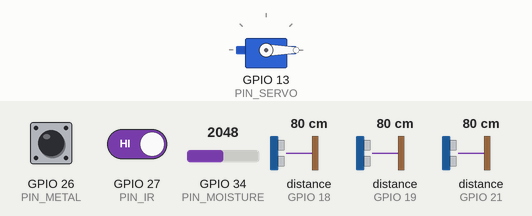
Recording of a sketch running on a simulated ESP32. Shown: servo. The inputs (shaded band) are chosen by the test bench; at power-on: GPIO 27 (PIN_IR) HIGH, GPIO 26 (PIN_METAL) HIGH, GPIO 34 (PIN_MOISTURE) = 2048, distance to the obstacle (sensors on GPIO 18, GPIO 19, GPIO 21) 80 cm. The echo pulse lasts 58.3 µs per cm; WiFi joins after 1.5 s; servers stay silent unless stated; no MQTT or app messages arrive unless stated; what the sketch prints to the serial monitor is not drawn.

Above: at 2.7 s.
2.8 s: GPIO 27 (PIN_IR) driven LOW
At 3.8 s:
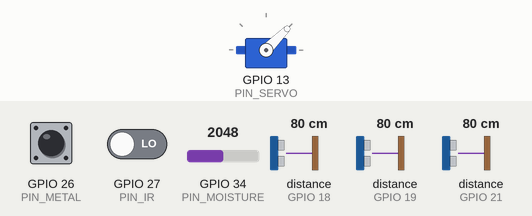
Timing chart, 0 to 5.8 s (numbered marks = the images above; inputs shaded):
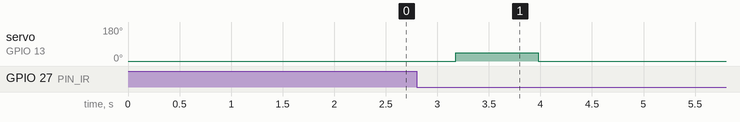

Measured:
- after the input at 2.8 s, servo on GPIO 13 (PIN_SERVO): 0° → 45° after 0.38 s, → 0° 0.80 s later

The sketch:

esp32_waste_node.ino
```cpp
/*
 * ESP32 sensor node - REFERENCE SKETCH (UNTESTED)
 * ------------------------------------------------
 * Status: this sketch has NOT been compiled, flashed, or tested on real
 * hardware. It is a starting point showing how a future ESP32 node could
 * publish readings in the JSON format the dashboard already accepts.
 *
 * Libraries (Arduino Library Manager):
 *   - PubSubClient  (Nick O'Leary)
 *   - ArduinoJson   (Benoit Blanchon, v7)
 *   - ESP32Servo    (Kevin Harrington)
 *
 * Payload published to MQTT_TOPIC (must match the dashboard's MQTT_TOPIC):
 *   {"device_id":"esp32-node-01","ir":true,"moisture":63.2,"metal":false,
 *    "fill":{"wet":42.0,"dry":18.5,"metal":7.0}}
 *
 * Design note: the dashboard classifies every reading it receives. So that
 * the diverter can react without a network round-trip, this node mirrors the
 * same simple rules locally. Keep MOISTURE_THRESHOLD in sync with the value
 * configured on the dashboard.
 *
 * Do not commit real Wi-Fi or MQTT credentials. Replace the placeholder
 * values below only in your local copy, just before flashing.
 */

#include <WiFi.h>
#include <PubSubClient.h>
#include <ArduinoJson.h>
#include <ESP32Servo.h>

// ---- Credentials: fill in locally, never commit real values -------------
const char* WIFI_SSID     = "YOUR_WIFI_SSID";
const char* WIFI_PASSWORD = "YOUR_WIFI_PASSWORD";
const char* MQTT_HOST     = "192.168.1.10";   // PC running the broker
const uint16_t MQTT_PORT  = 1883;
const char* MQTT_USER     = "";               // leave empty if not used
const char* MQTT_PASS     = "";
const char* MQTT_TOPIC    = "smartwaste/sensors";
const char* DEVICE_ID     = "esp32-node-01";

// ---- Proposed pin mapping (see README) ------------------------------------
const int PIN_IR          = 27;  // IR obstacle sensor, active LOW
const int PIN_METAL       = 26;  // inductive sensor via optocoupler, active LOW
const int PIN_MOISTURE    = 34;  // capacitive moisture sensor (ADC1, input only)
const int PIN_SERVO       = 13;  // servo signal (servo powered from separate 5 V)
const int TRIG[3]         = {25, 32, 33};  // HC-SR04 trigger: wet, dry, metal
const int ECHO[3]         = {18, 19, 21};  // HC-SR04 echo (5 V -> 3.3 V divider!)

// ---- Calibration: measure these on your own sensors ---------------------
const int   MOISTURE_RAW_DRY   = 3200;   // ADC reading in dry air (example only)
const int   MOISTURE_RAW_WET   = 1300;   // ADC reading in water   (example only)
const float MOISTURE_THRESHOLD = 60.0;   // keep in sync with dashboard
const float BIN_DEPTH_CM       = 30.0;   // sensor-to-bottom distance when empty
const float BIN_FULL_GAP_CM    = 3.0;    // distance that counts as 100 % full

// ---- Servo angles: keep in sync with SERVO_ANGLE_* on the dashboard ------
const int ANGLE_IDLE = 0, ANGLE_WET = 45, ANGLE_DRY = 90, ANGLE_METAL = 135;

WiFiClient wifiClient;
PubSubClient mqtt(wifiClient);
Servo diverter;
bool itemWasPresent = false;

float readMoisturePercent() {
  long sum = 0;
  for (int i = 0; i < 10; i++) { sum += analogRead(PIN_MOISTURE); delay(5); }
  float raw = sum / 10.0;
  float pct = (MOISTURE_RAW_DRY - raw) * 100.0 / (MOISTURE_RAW_DRY - MOISTURE_RAW_WET);
  return constrain(pct, 0.0, 100.0);
}

float readFillPercent(int idx) {
  digitalWrite(TRIG[idx], LOW);  delayMicroseconds(2);
  digitalWrite(TRIG[idx], HIGH); delayMicroseconds(10);
  digitalWrite(TRIG[idx], LOW);
  unsigned long us = pulseIn(ECHO[idx], HIGH, 30000UL);  // ~5 m timeout
  if (us == 0) return -1;                                // no echo
  float cm = us / 58.0;
  float pct = (BIN_DEPTH_CM - cm) * 100.0 / (BIN_DEPTH_CM - BIN_FULL_GAP_CM);
  return constrain(pct, 0.0, 100.0);
}

void connectWiFi() {
  WiFi.mode(WIFI_STA);
  WiFi.begin(WIFI_SSID, WIFI_PASSWORD);
  while (WiFi.status() != WL_CONNECTED) { delay(500); Serial.print('.'); }
  Serial.printf("\nWi-Fi connected, IP %s\n", WiFi.localIP().toString().c_str());
}

void ensureMqtt() {
  while (!mqtt.connected()) {
    bool ok = strlen(MQTT_USER) ? mqtt.connect(DEVICE_ID, MQTT_USER, MQTT_PASS)
                                : mqtt.connect(DEVICE_ID);
    if (!ok) { Serial.printf("MQTT connect failed (%d), retrying\n", mqtt.state()); delay(2000); }
  }
}

void divert(bool metal, float moisture) {
  int angle = metal ? ANGLE_METAL : (moisture > MOISTURE_THRESHOLD ? ANGLE_WET : ANGLE_DRY);
  diverter.write(angle);
  delay(800);                 // let the item drop
  diverter.write(ANGLE_IDLE);
}

void publishReading(bool ir, float moisture, bool metal) {
  JsonDocument doc;
  doc["device_id"] = DEVICE_ID;
  doc["ir"] = ir;
  doc["moisture"] = round(moisture * 10) / 10.0;
  doc["metal"] = metal;
  const char* names[3] = {"wet", "dry", "metal"};
  JsonObject fill = doc["fill"].to<JsonObject>();
  for (int i = 0; i < 3; i++) {
    float pct = readFillPercent(i);
    if (pct >= 0) fill[names[i]] = round(pct * 10) / 10.0;
  }
  char buf[256];
  size_t n = serializeJson(doc, buf);
  mqtt.publish(MQTT_TOPIC, (const uint8_t*)buf, n, false);
  Serial.println(buf);
}

void setup() {
  Serial.begin(115200);
  pinMode(PIN_IR, INPUT_PULLUP);
  pinMode(PIN_METAL, INPUT_PULLUP);
  for (int i = 0; i < 3; i++) { pinMode(TRIG[i], OUTPUT); pinMode(ECHO[i], INPUT); }
  diverter.attach(PIN_SERVO);
  diverter.write(ANGLE_IDLE);
  connectWiFi();
  mqtt.setServer(MQTT_HOST, MQTT_PORT);
}

void loop() {
  if (WiFi.status() != WL_CONNECTED) connectWiFi();
  ensureMqtt();
  mqtt.loop();

  bool itemPresent = digitalRead(PIN_IR) == LOW;
  if (itemPresent && !itemWasPresent) {        // rising edge: new item
    delay(300);                                // let the item settle
    float moisture = readMoisturePercent();
    bool metal = digitalRead(PIN_METAL) == LOW;
    publishReading(true, moisture, metal);
    divert(metal, moisture);
  }
  itemWasPresent = itemPresent;
  delay(50);
}
```
